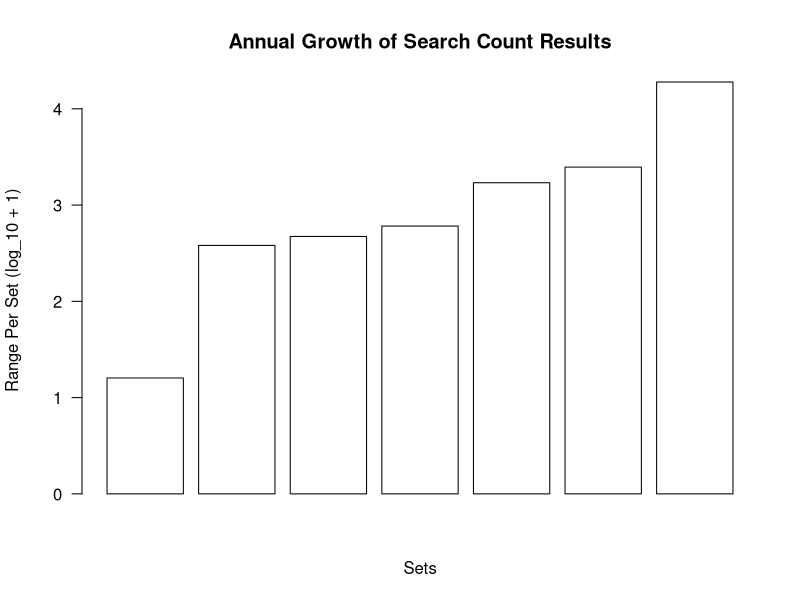
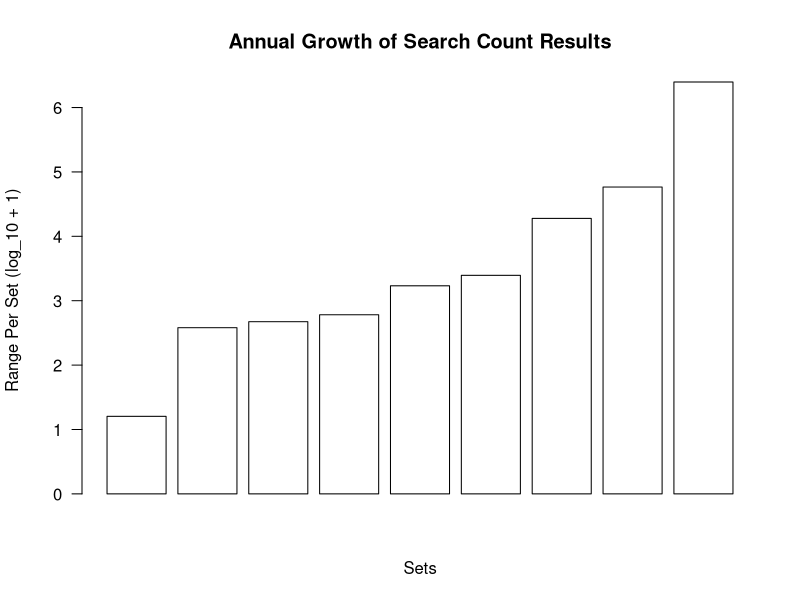

Recreate these plots in R, in order.
library(tidyr)

queries <- read.csv("data/longitudinal/queries.csv",
                    header = TRUE, row.names = 1, sep = ",")

lqueries<- queries

# Without outliers
# In the seven sets below, at least one of the databases in each of the sets reported very wild numbers.
# These are excluded in order to plot sets where the counts are more consistent with each other
lqueries <- lqueries[!lqueries$Set == "set8",]
lqueries <- lqueries[!lqueries$Set == "set9",]
lqueries <- lqueries[!lqueries$Set == "set24",]
lqueries <- lqueries[!lqueries$Set == "set25",]
lqueries <- lqueries[!lqueries$Set == "set27",]
lqueries <- lqueries[!lqueries$Set == "set28",]
lqueries <- lqueries[!lqueries$Set == "set29",]

# convert dataframe from wide to long format
db <- rep(c("PMML", "PQML", "EHML", "WSML", "OML"), length(lqueries$Set) / 5)
lqueries$database <- db
rm(db)
lqueries <- gather(lqueries, months, counts, October:September, factor_key = TRUE)

# get the ranges for all sets and sort from low to high;
# so the highest range in the set minus the lowest range in the set regardless of
# the database platform
## all ranges
lranges <- sort(tapply(lqueries$counts, lqueries$Set, max) - tapply(lqueries$counts, lqueries$Set, min))

# Save ranges as data frames
lranges <- data.frame(lranges)
lranges$Sets <- rownames(lranges)

# Create a vector where pubdate is Logical for all of the data
# True = PubDate ; False = No PubDate
pdtf <- table(lqueries$Set[lqueries$PubDate == 1])
pdtf <- pdtf > 0
pdtf <- data.frame(pdtf)
pdtf$Sets <- rownames(pdtf)

# Combine the data frames
lranges <- merge(lranges, pdtf, by.y = "Sets")

# Plot, log2 transformation, with Logical Values
mycols <- c("white", "black")

or.lranges <- lranges[with(lranges, order(pdtf, lranges)), ]

#jpeg('plots/plot-ranges.jpg', width = 3840, height = 2160, pointsize = 12, res = 300)
par(mfrow = c(1, 1))
barplot(log10(or.lranges$lranges + 1), las=2,
        xlab = "Sets", ylab = "Range Per Set (log_10 + 1)",
        main = "Annual Growth of Search Count Results",
        col = mycols[as.factor(or.lranges$pdtf)])
#dev.off()

# With outliers
wqueries<- queries

# convert dataframe from wide to long format
db <- rep(c("PMML", "PQML", "EHML", "WSML", "OML"), length(wqueries$Set) / 5)
wqueries$database <- db
rm(db)
wqueries <- gather(wqueries, months, counts, October:September, factor_key = TRUE)

# get the ranges for all sets and sort from low to high;
# so the highest range in the set minus the lowest range in the set regardless of
# the database platform
## all ranges
wranges <- sort(tapply(wqueries$counts, wqueries$Set, max) - tapply(wqueries$counts, wqueries$Set, min))

# Save ranges as data frames
wranges <- data.frame(wranges)
wranges$Sets <- rownames(wranges)

# Create a vector where pubdate is Logical for all of the data
# True = PubDate ; False = No PubDate
wpdtf <- table(wqueries$Set[wqueries$PubDate == 1])
wpdtf <- wpdtf > 0
wpdtf <- data.frame(wpdtf)
wpdtf$Sets <- rownames(wpdtf)

# Combine the data frames
wranges <- merge(wranges, wpdtf, by.y = "Sets")

# Plot, log2 transformation, with Logical Values
mycols <- c("white", "black")

or.wranges <- wranges[with(wranges, order(wpdtf, wranges)), ]

#jpeg('plots/plot-ranges.jpg', width = 3840, height = 2160, pointsize = 12, res = 300)
par(mfrow = c(1, 1))
barplot(log10(or.wranges$wranges + 1), las=2,
        xlab = "Sets", ylab = "Range Per Set (log_10 + 1)",
        main = "Annual Growth of Search Count Results",
        col = mycols[as.factor(or.wranges$wpdtf)])
#dev.off() 